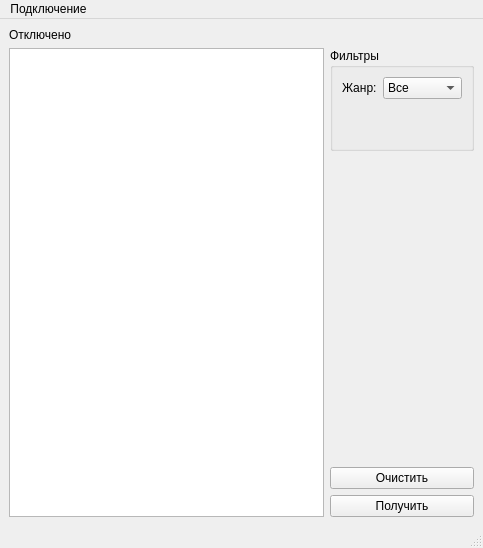
<?xml version="1.0" encoding="UTF-8"?>
<ui version="4.0">
 <class>MainWindow</class>
 <widget class="QMainWindow" name="MainWindow">
  <property name="geometry">
   <rect>
    <x>0</x>
    <y>0</y>
    <width>483</width>
    <height>548</height>
   </rect>
  </property>
  <property name="sizePolicy">
   <sizepolicy hsizetype="Preferred" vsizetype="Expanding">
    <horstretch>0</horstretch>
    <verstretch>0</verstretch>
   </sizepolicy>
  </property>
  <property name="windowTitle">
   <string>MainWindow</string>
  </property>
  <widget class="QWidget" name="centralwidget">
   <layout class="QGridLayout" name="gridLayout">
    <item row="1" column="0" rowspan="6">
     <widget class="QTableView" name="tb_result">
      <property name="sizePolicy">
       <sizepolicy hsizetype="Expanding" vsizetype="Expanding">
        <horstretch>0</horstretch>
        <verstretch>0</verstretch>
       </sizepolicy>
      </property>
     </widget>
    </item>
    <item row="0" column="0">
     <widget class="QLabel" name="lb_statusConnect">
      <property name="sizePolicy">
       <sizepolicy hsizetype="Preferred" vsizetype="Maximum">
        <horstretch>0</horstretch>
        <verstretch>0</verstretch>
       </sizepolicy>
      </property>
      <property name="text">
       <string>Отключено</string>
      </property>
     </widget>
    </item>
    <item row="5" column="1">
     <widget class="QPushButton" name="pb_clear">
      <property name="sizePolicy">
       <sizepolicy hsizetype="Minimum" vsizetype="Maximum">
        <horstretch>0</horstretch>
        <verstretch>0</verstretch>
       </sizepolicy>
      </property>
      <property name="text">
       <string>Очистить</string>
      </property>
     </widget>
    </item>
    <item row="1" column="1">
     <widget class="QGroupBox" name="gb_filters">
      <property name="sizePolicy">
       <sizepolicy hsizetype="Preferred" vsizetype="Minimum">
        <horstretch>0</horstretch>
        <verstretch>0</verstretch>
       </sizepolicy>
      </property>
      <property name="title">
       <string>Фильтры</string>
      </property>
      <layout class="QFormLayout" name="formLayout">
       <item row="0" column="0">
        <widget class="QLabel" name="lb_category">
         <property name="text">
          <string>Жанр:</string>
         </property>
        </widget>
       </item>
       <item row="0" column="1">
        <widget class="QComboBox" name="cb_category">
         <item>
          <property name="text">
           <string>Все</string>
          </property>
         </item>
         <item>
          <property name="text">
           <string>Комедия</string>
          </property>
         </item>
         <item>
          <property name="text">
           <string>Ужасы</string>
          </property>
         </item>
        </widget>
       </item>
      </layout>
     </widget>
    </item>
    <item row="6" column="1">
     <widget class="QPushButton" name="pb_request">
      <property name="sizePolicy">
       <sizepolicy hsizetype="Minimum" vsizetype="Maximum">
        <horstretch>0</horstretch>
        <verstretch>0</verstretch>
       </sizepolicy>
      </property>
      <property name="text">
       <string>Получить</string>
      </property>
     </widget>
    </item>
    <item row="2" column="1" rowspan="3">
     <spacer name="verticalSpacer">
      <property name="orientation">
       <enum>Qt::Vertical</enum>
      </property>
      <property name="sizeType">
       <enum>QSizePolicy::Minimum</enum>
      </property>
      <property name="sizeHint" stdset="0">
       <size>
        <width>20</width>
        <height>40</height>
       </size>
      </property>
     </spacer>
    </item>
   </layout>
  </widget>
  <widget class="QMenuBar" name="menubar">
   <property name="geometry">
    <rect>
     <x>0</x>
     <y>0</y>
     <width>483</width>
     <height>21</height>
    </rect>
   </property>
   <widget class="QMenu" name="menu">
    <property name="title">
     <string>Подключение</string>
    </property>
    <addaction name="act_addData2"/>
    <addaction name="act_addData"/>
    <addaction name="separator"/>
    <addaction name="act_connect"/>
    <addaction name="separator"/>
    <addaction name="act_about"/>
   </widget>
   <addaction name="menu"/>
  </widget>
  <widget class="QStatusBar" name="statusbar"/>
  <action name="act_connect">
   <property name="text">
    <string>Подключиться</string>
   </property>
  </action>
  <action name="act_addData">
   <property name="text">
    <string>Ввести данные (не своё)</string>
   </property>
  </action>
  <action name="act_about">
   <property name="text">
    <string>О программе</string>
   </property>
  </action>
  <action name="act_addData2">
   <property name="text">
    <string>Ввести данные (своё)</string>
   </property>
  </action>
 </widget>
 <resources/>
 <connections/>
</ui>
